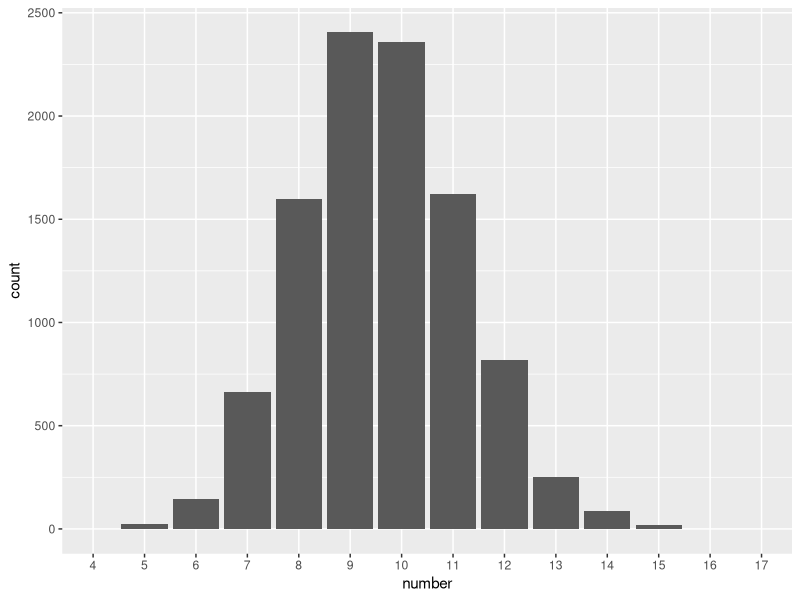

Write the R code that produced this figure.
## ---- chunk 1
# (a)
dbinom(50,100,prob=1/2)
# (b)
sum(dbinom(50:100,100,prob=1/2))
1-pbinom(49,100,prob=1/2)
pbinom(49,100,prob=1/2,lower.tail=FALSE)
# (c)
qbinom(.95,100,prob=1/2)
qbinom(.05,100,prob=1/2,lower.tail=FALSE)
1-pbinom(57,100,prob=1/2)
1-pbinom(58,100,prob=1/2)
## ---- chunk 2
n=13
Pr_given_B=(1:n)/n
Pr_of_B=(1:n)/sum(1:n)
sum(Pr_given_B * Pr_of_B)
(2*n+1)/(3*n)

R=10^6 # number of random draws
B=1:n
x1=sample(B,size=R,replace=T,prob=B)
x2=sapply(x1,function(x){rbinom(1,1,prob=x/n)})
mean(x2)  
## ---- chunk 3
R=10^4 # number of random draws
X.mean = 100
X.var = 50^2
s=X.var/X.mean
a=X.mean/s
a*s #mean
a*s^2 #variance

X = rgamma(20, shape=a, scale = s)
cumsum(X)
which(cumsum(X)<=1000)
max(which(cumsum(X)<=1000))

res=rep(as.integer(NA),R)
for(i in 1:R){
  X = rgamma(20, shape=a, scale = s)
  res[i]=max(which(cumsum(X)<=1000))
}
max(res)
mean(res)
sd(res)

library(ggplot2)
df=data.frame(number=as.factor(res))
ggplot(df, aes(x=number)) + geom_bar()
## ---- chunk 4
mu=2 # mean=1/h, median=ln(2)/h
h=1/mu
M=function(t){(1-exp(-h*t))} #prob of event within t years
M(1)
M(2)
M(1)/12
M(12)
S=function(k,t){1-(1-M(t))^(1/k)}
S(12,1)
S(24,2)
S(1,1/12)
m=1-(1-.0625)^12
-log(1-m)
1/-log(1-m)
## ---- chunk 5
# automatically create a bib database for R packages
knitr::write_bib(c(
  .packages(), 'bookdown', 'knitr', 'rmarkdown'
), 'packages.bib')
